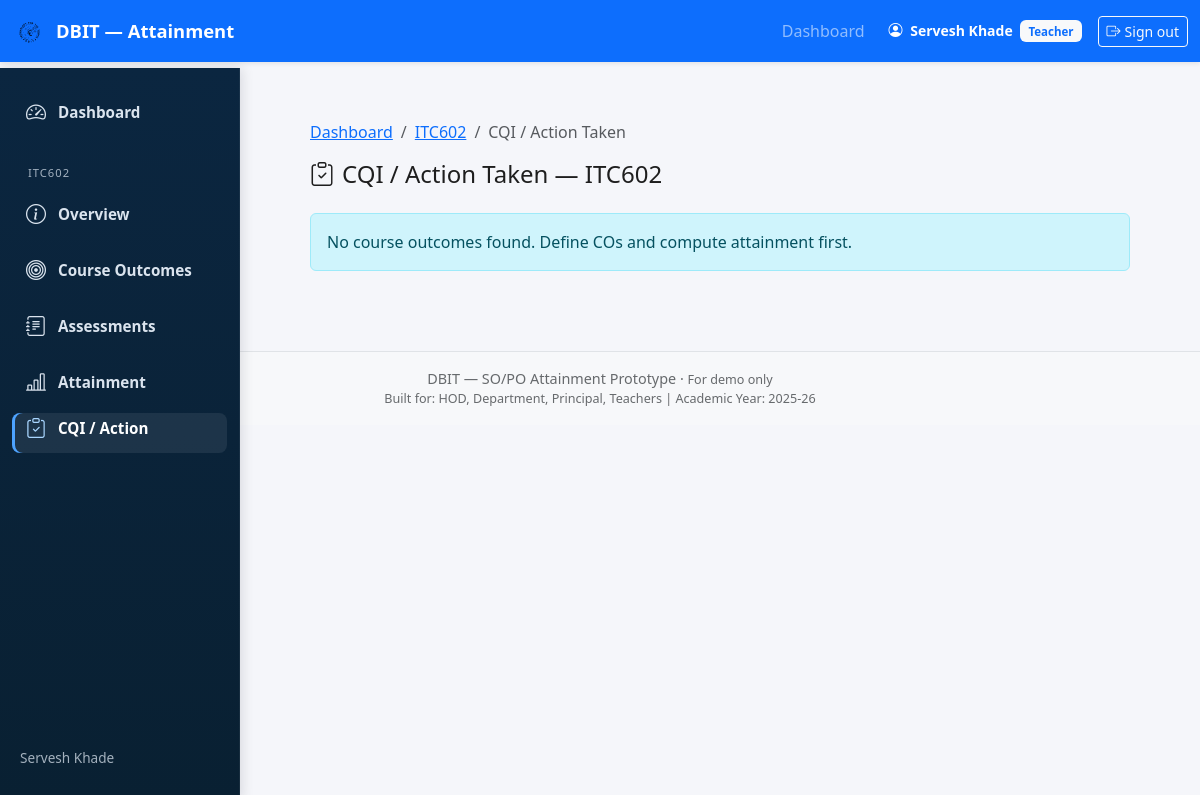
Before: /teacher/course/2/cqi/ (signed in) with the older database file.
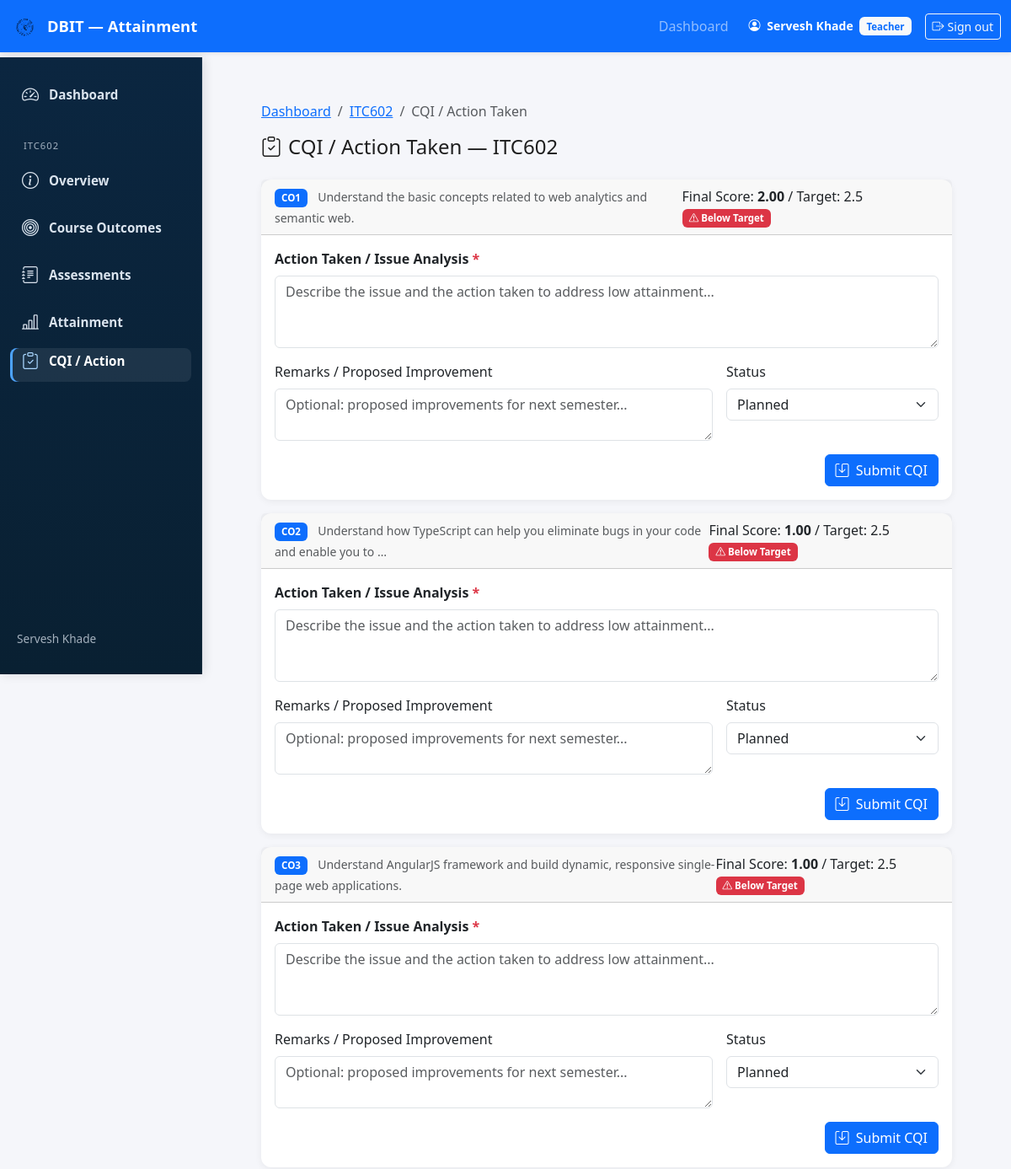
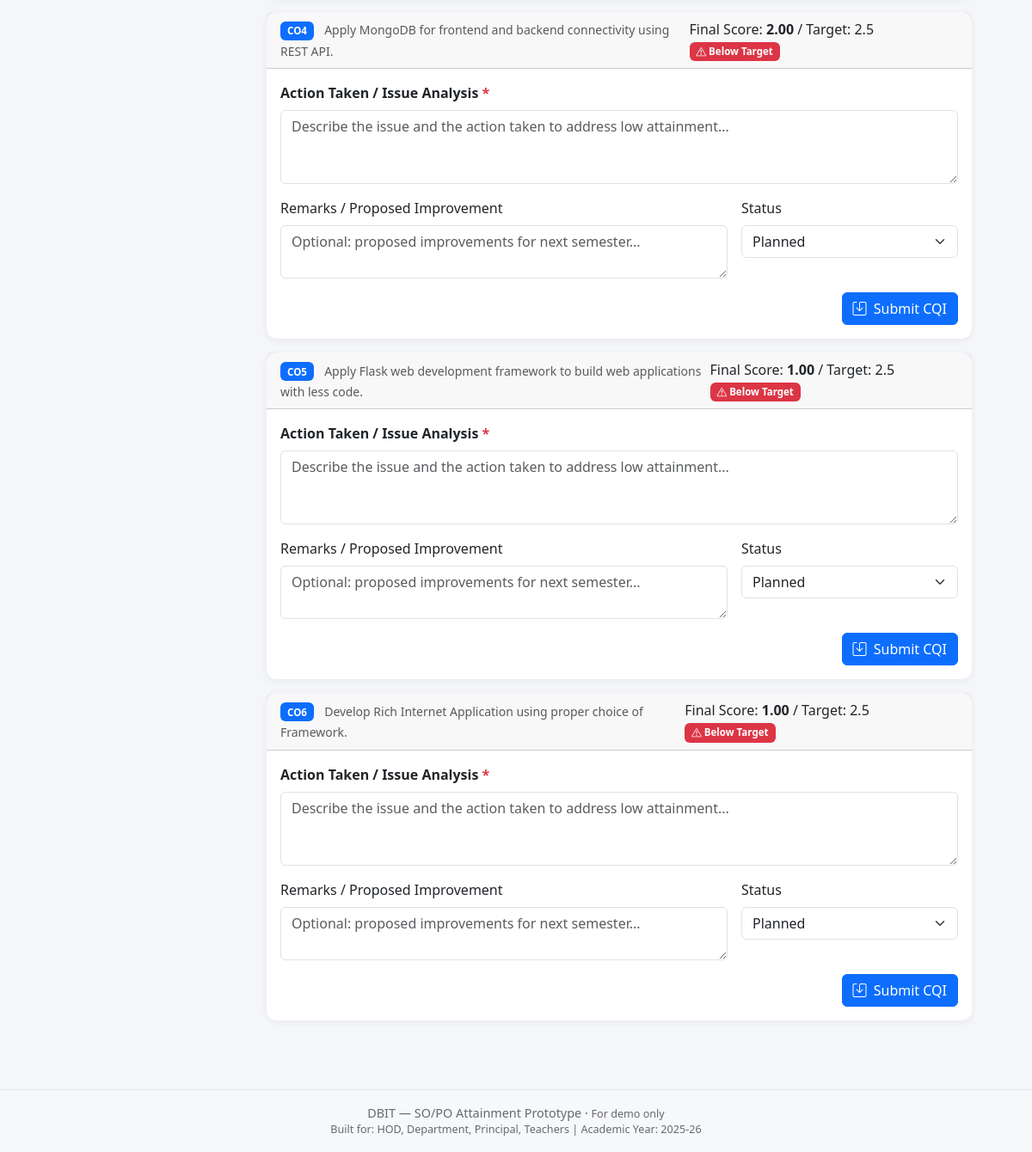
After: the same page with the newer database file (2 pictures, top to bottom).
### attainment/models.py (models this page shows, shortened)
class CourseOutcome(models.Model):
    course = models.ForeignKey(
        Course, on_delete=models.CASCADE, related_name="outcomes"
    )
    code = models.CharField(max_length=10)
    description = models.TextField()
    bloom_levels = models.JSONField(default=list, blank=True)
    expected_proficiency = models.FloatField(default=60.0)
    attainment_target = models.FloatField(default=70.0)

### attainment/teacher_views.py (the view)
@login_required
@role_required('TEACHER')
@teacher_owns_course
def cqi_list(request, course_id, course=None):
    cfg = _get_config()
    cos = CourseOutcome.objects.filter(course=course).order_by("code")
    items = []
    for co in cos:
        att = COAttainment.objects.filter(course_outcome=co).first()
        final = att.final_score if att else None
        target = cfg.po_target_level
        below = final is not None and final < target
        cqi = CQIAction.objects.filter(
            course_outcome=co, created_by=request.user.username
        ).first()
        items.append({
            "co": co,
            "final_score": f"{final:.2f}" if final is not None else "—",
            "target": f"{target:.1f}",
            "below_target": below,
            "cqi": cqi,
        })
    context = {
        "course": course,
        "items": items,
    }
    return render(request, "teacher/cqi_list.html", context)

### attainment/teacher_views.py (called while the page is built)
def _get_config():
    cfg = GlobalConfig.objects.first()
    if cfg is None:
        cfg = GlobalConfig.objects.create()
    return cfg

### attainment/utils/rbac.py (called while the page is built)
def role_required(*allowed_roles):
    def decorator(view_func):
        @wraps(view_func)
        def _wrapped(request, *args, **kwargs):
            profile = getattr(request.user, "profile", None)
            if profile is None or profile.role not in allowed_roles:
                html = render_to_string("403.html", request=request)
                return HttpResponseForbidden(html)
            return view_func(request, *args, **kwargs)
        return _wrapped
    return decorator

### templates/teacher/cqi_list.html (shortened to what this page needs)
{% extends "base.html" %}
{% block sidebar %}{% include "components/sidebar_teacher.html" %}{% endblock %}
{% block content %}
<div class="container-main-offset">
<div class="container py-4">
  <nav aria-label="breadcrumb" class="mb-3">
    <ol class="breadcrumb">
      <li class="breadcrumb-item"><a href="{% url 'teacher_dashboard' %}">Dashboard</a></li>
      <li class="breadcrumb-item"><a href="{% url 'course_overview' course.id %}">{{ course.code }}</a></li>
      <li class="breadcrumb-item active">CQI / Action Taken</li>
    </ol>
  </nav>
  <h4 class="mb-4"><i class="bi bi-clipboard-check me-2"></i>CQI / Action Taken — {{ course.code }}</h4>
  {% for item in items %}
  <div class="card mb-3 {% if item.below_target %}border-warning{% endif %}">
    <div class="card-header d-flex justify-content-between align-items-center">
      <div>
        <span class="badge bg-primary me-2">{{ item.co.code }}</span>
        <span class="text-muted small">{{ item.co.description|truncatewords:15 }}</span>
      </div>
      <div>
        <span class="me-3">Final Score: <strong>{{ item.final_score }}</strong> / Target: {{ item.target }}</span>
        {% if item.below_target %}
          <span class="badge bg-danger"><i class="bi bi-exclamation-triangle"></i> Below Target</span>
        {% else %}
          <span class="badge bg-success"><i class="bi bi-check-circle"></i> Achieved</span>
        {% endif %}
      </div>
    </div>
    {% if item.below_target %}
    <div class="card-body">
      <form method="post" action="{% url 'save_cqi' course.id item.co.id %}">
        <div class="row g-3">
          <div class="col-md-12">
            <label class="form-label fw-semibold">Action Taken / Issue Analysis <span class="text-danger">*</span></label>
            <textarea name="action_taken" class="form-control" rows="3" required placeholder="Describe the issue and the action taken to address low attainment...">{% if item.cqi %}{{ item.cqi.action_taken }}{% endif %}</textarea>
          </div>
          <div class="col-md-8">
            <label class="form-label">Remarks / Proposed Improvement</label>
            <textarea name="remarks" class="form-control" rows="2" placeholder="Optional: proposed improvements for next semester...">{% if item.cqi %}{{ item.cqi.remarks }}{% endif %}</textarea>
          </div>
          <div class="col-md-4">
            <label class="form-label">Status</label>
            <select name="status" class="form-select">
              <option value="PENDING" {% if item.cqi and item.cqi.status == 'PENDING' %}selected{% endif %}>Planned</option>
            </select>
          </div>
          <div class="col-12 text-end">
            <button type="submit" class="btn btn-primary">
              <i class="bi bi-save me-1"></i>
              {% if item.cqi %}Update{% else %}Submit{% endif %} CQI
            </button>
          </div>
        </div>
      </form>
    </div>
    {% elif item.cqi %}
    <div class="card-body">
      <p class="mb-1"><strong>Action:</strong> {{ item.cqi.action_taken }}</p>
      {% if item.cqi.remarks %}<p class="mb-1"><strong>Remarks:</strong> {{ item.cqi.remarks }}</p>{% endif %}
      <span class="badge bg-info">{{ item.cqi.get_status_display }}</span>
    </div>
    {% endif %}
  </div>
  {% empty %}
  <div class="alert alert-info">No course outcomes found. Define COs and compute attainment first.</div>
  {% endfor %}
</div>
</div>
{% endblock %}

Changed rows visible on the page:
added CourseOutcome: co.code "CO1", co.description "Understand the basic concepts related to web analytics and semantic web.", final_score "2.00", target "2.5"
added CourseOutcome: co.code "CO2", co.description "Understand how TypeScript can help you eliminate bugs in your code and enable you to …", final_score "1.00", target "2.5"
added CourseOutcome: co.code "CO3", co.description "Understand AngularJS framework and build dynamic, responsive single-page web applications.", final_score "1.00", target "2.5"
added CourseOutcome: co.code "CO4", co.description "Apply MongoDB for frontend and backend connectivity using REST API.", final_score "2.00", target "2.5"
added CourseOutcome: co.code "CO5", co.description "Apply Flask web development framework to build web applications with less code.", final_score "1.00", target "2.5"
added CourseOutcome: co.code "CO6", co.description "Develop Rich Internet Application using proper choice of Framework.", final_score "1.00", target "2.5"
Other visible differences:
text no longer shown: "No course outcomes found. Define COs and compute attainment first."
